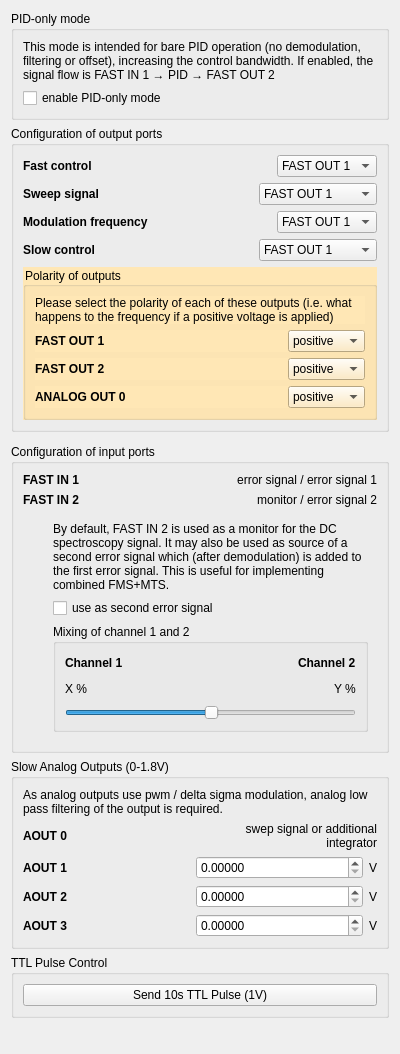
<?xml version="1.0" encoding="UTF-8"?>
<ui version="4.0">
 <class>Form</class>
 <widget class="QWidget" name="Form">
  <property name="geometry">
   <rect>
    <x>0</x>
    <y>0</y>
    <width>400</width>
    <height>1054</height>
   </rect>
  </property>
  <property name="windowTitle">
   <string>Form</string>
  </property>
  <layout class="QVBoxLayout" name="verticalLayout">
   <item>
    <widget class="QGroupBox" name="groupBox_2">
     <property name="title">
      <string>PID-only mode</string>
     </property>
     <layout class="QVBoxLayout" name="verticalLayout_4">
      <item>
       <widget class="QLabel" name="label_2">
        <property name="text">
         <string>&lt;html&gt;&lt;head/&gt;&lt;body&gt;&lt;p&gt;This mode  is intended for bare PID operation (no demodulation, filtering or offset), increasing the control bandwidth. If enabled, the signal flow is FAST IN 1 → PID → FAST OUT 2&lt;/p&gt;&lt;/body&gt;&lt;/html&gt;</string>
        </property>
        <property name="wordWrap">
         <bool>true</bool>
        </property>
       </widget>
      </item>
      <item>
       <widget class="QCheckBox" name="pidOnlyModeCheckBox">
        <property name="text">
         <string>enable PID-only mode</string>
        </property>
       </widget>
      </item>
     </layout>
    </widget>
   </item>
   <item>
    <widget class="QGroupBox" name="output_ports_group">
     <property name="title">
      <string>Configuration of output ports</string>
     </property>
     <layout class="QVBoxLayout" name="verticalLayout_25">
      <item>
       <layout class="QHBoxLayout" name="horizontalLayout_25">
        <item>
         <widget class="QLabel" name="label_16">
          <property name="sizePolicy">
           <sizepolicy hsizetype="Preferred" vsizetype="Preferred">
            <horstretch>0</horstretch>
            <verstretch>0</verstretch>
           </sizepolicy>
          </property>
          <property name="font">
           <font>
            <weight>75</weight>
            <bold>true</bold>
           </font>
          </property>
          <property name="text">
           <string>Fast control</string>
          </property>
         </widget>
        </item>
        <item>
         <widget class="QComboBox" name="controlChannelComboBox">
          <property name="sizePolicy">
           <sizepolicy hsizetype="Fixed" vsizetype="Fixed">
            <horstretch>0</horstretch>
            <verstretch>0</verstretch>
           </sizepolicy>
          </property>
          <property name="minimumSize">
           <size>
            <width>100</width>
            <height>0</height>
           </size>
          </property>
          <item>
           <property name="text">
            <string>FAST OUT 1</string>
           </property>
          </item>
          <item>
           <property name="text">
            <string>FAST OUT 2</string>
           </property>
          </item>
         </widget>
        </item>
       </layout>
      </item>
      <item>
       <layout class="QHBoxLayout" name="horizontalLayout_26">
        <item>
         <widget class="QLabel" name="label_17">
          <property name="font">
           <font>
            <weight>75</weight>
            <bold>true</bold>
           </font>
          </property>
          <property name="text">
           <string>Sweep signal</string>
          </property>
         </widget>
        </item>
        <item>
         <widget class="QComboBox" name="sweepChannelComboBox">
          <property name="sizePolicy">
           <sizepolicy hsizetype="Fixed" vsizetype="Fixed">
            <horstretch>0</horstretch>
            <verstretch>0</verstretch>
           </sizepolicy>
          </property>
          <item>
           <property name="text">
            <string>FAST OUT 1</string>
           </property>
          </item>
          <item>
           <property name="text">
            <string>FAST OUT 2</string>
           </property>
          </item>
          <item>
           <property name="text">
            <string>ANALOG OUT 0</string>
           </property>
          </item>
         </widget>
        </item>
       </layout>
      </item>
      <item>
       <layout class="QHBoxLayout" name="horizontalLayout_24">
        <item>
         <widget class="QLabel" name="label_15">
          <property name="font">
           <font>
            <weight>75</weight>
            <bold>true</bold>
           </font>
          </property>
          <property name="text">
           <string>Modulation frequency</string>
          </property>
         </widget>
        </item>
        <item>
         <widget class="QComboBox" name="modulationChannelComboBox">
          <property name="sizePolicy">
           <sizepolicy hsizetype="Fixed" vsizetype="Fixed">
            <horstretch>0</horstretch>
            <verstretch>0</verstretch>
           </sizepolicy>
          </property>
          <property name="minimumSize">
           <size>
            <width>100</width>
            <height>0</height>
           </size>
          </property>
          <item>
           <property name="text">
            <string>FAST OUT 1</string>
           </property>
          </item>
          <item>
           <property name="text">
            <string>FAST OUT 2</string>
           </property>
          </item>
         </widget>
        </item>
       </layout>
      </item>
      <item>
       <layout class="QHBoxLayout" name="horizontalLayout_4">
        <item>
         <widget class="QLabel" name="label_3">
          <property name="font">
           <font>
            <weight>75</weight>
            <bold>true</bold>
           </font>
          </property>
          <property name="text">
           <string>Slow control</string>
          </property>
         </widget>
        </item>
        <item>
         <widget class="QComboBox" name="slowControlComboBox">
          <property name="sizePolicy">
           <sizepolicy hsizetype="Fixed" vsizetype="Fixed">
            <horstretch>0</horstretch>
            <verstretch>0</verstretch>
           </sizepolicy>
          </property>
          <item>
           <property name="text">
            <string>FAST OUT 1</string>
           </property>
          </item>
          <item>
           <property name="text">
            <string>FAST OUT 2</string>
           </property>
          </item>
          <item>
           <property name="text">
            <string>ANALOG OUT 0</string>
           </property>
          </item>
          <item>
           <property name="text">
            <string>disabled</string>
           </property>
          </item>
         </widget>
        </item>
       </layout>
      </item>
      <item>
       <widget class="QGroupBox" name="polaritySelectorGroupBox">
        <property name="styleSheet">
         <string notr="true">background: #ffe7b5</string>
        </property>
        <property name="title">
         <string>Polarity of outputs</string>
        </property>
        <layout class="QVBoxLayout" name="verticalLayout_9">
         <item>
          <widget class="QLabel" name="label_8">
           <property name="sizePolicy">
            <sizepolicy hsizetype="Preferred" vsizetype="Preferred">
             <horstretch>0</horstretch>
             <verstretch>0</verstretch>
            </sizepolicy>
           </property>
           <property name="minimumSize">
            <size>
             <width>0</width>
             <height>0</height>
            </size>
           </property>
           <property name="text">
            <string>Please select the polarity of each of these outputs (i.e. what happens to the frequency if a positive voltage is applied)</string>
           </property>
           <property name="wordWrap">
            <bool>true</bool>
           </property>
          </widget>
         </item>
         <item>
          <widget class="QWidget" name="polarityContainerFastOut1" native="true">
           <layout class="QHBoxLayout" name="horizontalLayout_10">
            <property name="spacing">
             <number>6</number>
            </property>
            <property name="leftMargin">
             <number>0</number>
            </property>
            <property name="topMargin">
             <number>0</number>
            </property>
            <property name="rightMargin">
             <number>0</number>
            </property>
            <property name="bottomMargin">
             <number>0</number>
            </property>
            <item>
             <widget class="QLabel" name="label_9">
              <property name="font">
               <font>
                <weight>75</weight>
                <bold>true</bold>
               </font>
              </property>
              <property name="text">
               <string>FAST OUT 1</string>
              </property>
             </widget>
            </item>
            <item>
             <widget class="QComboBox" name="polarityComboBoxFastOut1">
              <property name="sizePolicy">
               <sizepolicy hsizetype="Fixed" vsizetype="Fixed">
                <horstretch>0</horstretch>
                <verstretch>0</verstretch>
               </sizepolicy>
              </property>
              <item>
               <property name="text">
                <string>positive</string>
               </property>
              </item>
              <item>
               <property name="text">
                <string>negative</string>
               </property>
              </item>
             </widget>
            </item>
           </layout>
          </widget>
         </item>
         <item>
          <widget class="QWidget" name="polarityContainerFastOut2" native="true">
           <layout class="QHBoxLayout" name="horizontalLayout_12">
            <property name="leftMargin">
             <number>0</number>
            </property>
            <property name="topMargin">
             <number>0</number>
            </property>
            <property name="rightMargin">
             <number>0</number>
            </property>
            <property name="bottomMargin">
             <number>0</number>
            </property>
            <item>
             <widget class="QLabel" name="label_11">
              <property name="font">
               <font>
                <weight>75</weight>
                <bold>true</bold>
               </font>
              </property>
              <property name="text">
               <string>FAST OUT 2</string>
              </property>
             </widget>
            </item>
            <item>
             <widget class="QComboBox" name="polarityComboBoxFastOut2">
              <property name="sizePolicy">
               <sizepolicy hsizetype="Fixed" vsizetype="Fixed">
                <horstretch>0</horstretch>
                <verstretch>0</verstretch>
               </sizepolicy>
              </property>
              <item>
               <property name="text">
                <string>positive</string>
               </property>
              </item>
              <item>
               <property name="text">
                <string>negative</string>
               </property>
              </item>
             </widget>
            </item>
           </layout>
          </widget>
         </item>
         <item>
          <widget class="QWidget" name="polarityContainerAnalogOut0" native="true">
           <layout class="QHBoxLayout" name="horizontalLayout_11">
            <property name="leftMargin">
             <number>0</number>
            </property>
            <property name="topMargin">
             <number>0</number>
            </property>
            <property name="rightMargin">
             <number>0</number>
            </property>
            <property name="bottomMargin">
             <number>0</number>
            </property>
            <item>
             <widget class="QLabel" name="label_4">
              <property name="font">
               <font>
                <weight>75</weight>
                <bold>true</bold>
               </font>
              </property>
              <property name="text">
               <string>ANALOG OUT 0</string>
              </property>
             </widget>
            </item>
            <item>
             <widget class="QComboBox" name="polarityComboBoxAnalogOut0">
              <property name="sizePolicy">
               <sizepolicy hsizetype="Fixed" vsizetype="Fixed">
                <horstretch>0</horstretch>
                <verstretch>0</verstretch>
               </sizepolicy>
              </property>
              <item>
               <property name="text">
                <string>positive</string>
               </property>
              </item>
              <item>
               <property name="text">
                <string>negative</string>
               </property>
              </item>
             </widget>
            </item>
           </layout>
          </widget>
         </item>
        </layout>
       </widget>
      </item>
     </layout>
    </widget>
   </item>
   <item>
    <widget class="QWidget" name="widget_5" native="true">
     <layout class="QVBoxLayout" name="verticalLayout_8">
      <property name="leftMargin">
       <number>30</number>
      </property>
      <property name="topMargin">
       <number>0</number>
      </property>
      <property name="rightMargin">
       <number>0</number>
      </property>
      <property name="bottomMargin">
       <number>0</number>
      </property>
     </layout>
    </widget>
   </item>
   <item>
    <widget class="QGroupBox" name="input_ports_group">
     <property name="title">
      <string>Configuration of input ports</string>
     </property>
     <layout class="QVBoxLayout" name="verticalLayout_13">
      <item>
       <layout class="QHBoxLayout" name="horizontalLayout_6">
        <item>
         <widget class="QLabel" name="label_21">
          <property name="text">
           <string>&lt;html&gt;&lt;head/&gt;&lt;body&gt;&lt;p&gt;&lt;span style=&quot; font-weight:600;&quot;&gt;FAST IN 1&lt;/span&gt;&lt;/p&gt;&lt;/body&gt;&lt;/html&gt;</string>
          </property>
          <property name="textFormat">
           <enum>Qt::AutoText</enum>
          </property>
         </widget>
        </item>
        <item>
         <widget class="QLabel" name="fast_in_1_status">
          <property name="text">
           <string>error signal / error signal 1</string>
          </property>
          <property name="alignment">
           <set>Qt::AlignRight|Qt::AlignTrailing|Qt::AlignVCenter</set>
          </property>
         </widget>
        </item>
       </layout>
      </item>
      <item>
       <layout class="QHBoxLayout" name="horizontalLayout_8">
        <item>
         <widget class="QLabel" name="label_23">
          <property name="text">
           <string>&lt;html&gt;&lt;head/&gt;&lt;body&gt;&lt;p&gt;&lt;span style=&quot; font-weight:600;&quot;&gt;FAST IN 2&lt;/span&gt;&lt;/p&gt;&lt;/body&gt;&lt;/html&gt;</string>
          </property>
         </widget>
        </item>
        <item>
         <widget class="QLabel" name="fast_in_2_status">
          <property name="text">
           <string>monitor / error signal 2</string>
          </property>
          <property name="alignment">
           <set>Qt::AlignRight|Qt::AlignTrailing|Qt::AlignVCenter</set>
          </property>
         </widget>
        </item>
       </layout>
      </item>
      <item>
       <widget class="QWidget" name="widget" native="true">
        <layout class="QVBoxLayout" name="verticalLayout_3">
         <property name="leftMargin">
          <number>30</number>
         </property>
         <item>
          <widget class="QLabel" name="label_25">
           <property name="text">
            <string>By default, FAST IN 2 is used as a monitor for the DC spectroscopy signal. It may also be used as source of a second error signal which (after demodulation) is added to the first error signal. This is useful for implementing combined FMS+MTS.</string>
           </property>
           <property name="wordWrap">
            <bool>true</bool>
           </property>
          </widget>
         </item>
         <item>
          <widget class="QCheckBox" name="dualChannelCheckBox">
           <property name="text">
            <string>use as second error signal</string>
           </property>
          </widget>
         </item>
         <item>
          <widget class="QGroupBox" name="dualChannelMixingGroupBox">
           <property name="title">
            <string>Mixing of channel 1 and 2</string>
           </property>
           <layout class="QVBoxLayout" name="verticalLayout_6">
            <item>
             <layout class="QHBoxLayout" name="horizontalLayout_7">
              <item>
               <widget class="QLabel" name="label_7">
                <property name="text">
                 <string>&lt;html&gt;&lt;head/&gt;&lt;body&gt;&lt;p&gt;&lt;span style=&quot; font-weight:600;&quot;&gt;Channel 1&lt;/span&gt;&lt;/p&gt;&lt;/body&gt;&lt;/html&gt;</string>
                </property>
                <property name="wordWrap">
                 <bool>true</bool>
                </property>
               </widget>
              </item>
              <item>
               <spacer name="horizontalSpacer_2">
                <property name="orientation">
                 <enum>Qt::Horizontal</enum>
                </property>
                <property name="sizeHint" stdset="0">
                 <size>
                  <width>40</width>
                  <height>20</height>
                 </size>
                </property>
               </spacer>
              </item>
              <item>
               <widget class="QLabel" name="label_6">
                <property name="text">
                 <string>&lt;html&gt;&lt;head/&gt;&lt;body&gt;&lt;p&gt;&lt;span style=&quot; font-weight:600;&quot;&gt;Channel 2&lt;/span&gt;&lt;/p&gt;&lt;/body&gt;&lt;/html&gt;</string>
                </property>
                <property name="wordWrap">
                 <bool>true</bool>
                </property>
               </widget>
              </item>
             </layout>
            </item>
            <item>
             <layout class="QHBoxLayout" name="horizontalLayout_9">
              <item>
               <widget class="QLabel" name="chain_a_factor">
                <property name="text">
                 <string>X %</string>
                </property>
                <property name="wordWrap">
                 <bool>true</bool>
                </property>
               </widget>
              </item>
              <item>
               <spacer name="horizontalSpacer_3">
                <property name="orientation">
                 <enum>Qt::Horizontal</enum>
                </property>
                <property name="sizeHint" stdset="0">
                 <size>
                  <width>40</width>
                  <height>20</height>
                 </size>
                </property>
               </spacer>
              </item>
              <item>
               <widget class="QLabel" name="chain_b_factor">
                <property name="text">
                 <string>Y %</string>
                </property>
                <property name="wordWrap">
                 <bool>true</bool>
                </property>
               </widget>
              </item>
             </layout>
            </item>
            <item>
             <widget class="QSlider" name="channelMixingSlider">
              <property name="maximum">
               <number>255</number>
              </property>
              <property name="value">
               <number>128</number>
              </property>
              <property name="orientation">
               <enum>Qt::Horizontal</enum>
              </property>
             </widget>
            </item>
           </layout>
          </widget>
         </item>
        </layout>
       </widget>
      </item>
     </layout>
    </widget>
   </item>
   <item>
    <widget class="QGroupBox" name="groupBox">
     <property name="title">
      <string>Slow Analog Outputs (0-1.8V)</string>
     </property>
     <layout class="QVBoxLayout" name="verticalLayout_2">
      <item>
       <widget class="QLabel" name="label_20">
        <property name="text">
         <string>As analog outputs use pwm / delta sigma modulation, analog low pass filtering of the output is required.</string>
        </property>
        <property name="wordWrap">
         <bool>true</bool>
        </property>
       </widget>
      </item>
      <item>
       <layout class="QHBoxLayout" name="horizontalLayout_5">
        <item>
         <widget class="QLabel" name="label_18">
          <property name="font">
           <font>
            <weight>75</weight>
            <bold>true</bold>
           </font>
          </property>
          <property name="text">
           <string>AOUT 0</string>
          </property>
         </widget>
        </item>
        <item>
         <widget class="QLabel" name="label_19">
          <property name="sizePolicy">
           <sizepolicy hsizetype="Fixed" vsizetype="Preferred">
            <horstretch>0</horstretch>
            <verstretch>0</verstretch>
           </sizepolicy>
          </property>
          <property name="text">
           <string>swep signal or additional integrator</string>
          </property>
          <property name="alignment">
           <set>Qt::AlignRight|Qt::AlignTrailing|Qt::AlignVCenter</set>
          </property>
          <property name="wordWrap">
           <bool>true</bool>
          </property>
         </widget>
        </item>
       </layout>
      </item>
      <item>
       <layout class="QHBoxLayout" name="horizontalLayout_3">
        <item>
         <widget class="QLabel" name="label_13">
          <property name="font">
           <font>
            <weight>75</weight>
            <bold>true</bold>
           </font>
          </property>
          <property name="text">
           <string>AOUT 1</string>
          </property>
         </widget>
        </item>
        <item>
         <widget class="CustomDoubleSpinBoxNoSign" name="analogOutComboBox1">
          <property name="keyboardTracking">
           <bool>false</bool>
          </property>
          <property name="decimals">
           <number>5</number>
          </property>
          <property name="maximum">
           <double>1.800000000000000</double>
          </property>
         </widget>
        </item>
        <item>
         <widget class="QLabel" name="label_14">
          <property name="sizePolicy">
           <sizepolicy hsizetype="Fixed" vsizetype="Preferred">
            <horstretch>0</horstretch>
            <verstretch>0</verstretch>
           </sizepolicy>
          </property>
          <property name="text">
           <string>V</string>
          </property>
         </widget>
        </item>
       </layout>
      </item>
      <item>
       <layout class="QHBoxLayout" name="horizontalLayout_2">
        <item>
         <widget class="QLabel" name="label_10">
          <property name="font">
           <font>
            <weight>75</weight>
            <bold>true</bold>
           </font>
          </property>
          <property name="text">
           <string>AOUT 2</string>
          </property>
         </widget>
        </item>
        <item>
         <widget class="CustomDoubleSpinBoxNoSign" name="analogOutComboBox2">
          <property name="keyboardTracking">
           <bool>false</bool>
          </property>
          <property name="decimals">
           <number>5</number>
          </property>
          <property name="maximum">
           <double>1.800000000000000</double>
          </property>
         </widget>
        </item>
        <item>
         <widget class="QLabel" name="label_12">
          <property name="sizePolicy">
           <sizepolicy hsizetype="Fixed" vsizetype="Preferred">
            <horstretch>0</horstretch>
            <verstretch>0</verstretch>
           </sizepolicy>
          </property>
          <property name="text">
           <string>V</string>
          </property>
         </widget>
        </item>
       </layout>
      </item>
      <item>
       <layout class="QHBoxLayout" name="horizontalLayout">
        <item>
         <widget class="QLabel" name="label_5">
          <property name="font">
           <font>
            <weight>75</weight>
            <bold>true</bold>
           </font>
          </property>
          <property name="text">
           <string>AOUT 3</string>
          </property>
         </widget>
        </item>
        <item>
         <widget class="CustomDoubleSpinBoxNoSign" name="analogOutComboBox3">
          <property name="keyboardTracking">
           <bool>false</bool>
          </property>
          <property name="decimals">
           <number>5</number>
          </property>
          <property name="maximum">
           <double>1.800000000000000</double>
          </property>
         </widget>
        </item>
        <item>
         <widget class="QLabel" name="label">
          <property name="sizePolicy">
           <sizepolicy hsizetype="Fixed" vsizetype="Preferred">
            <horstretch>0</horstretch>
            <verstretch>0</verstretch>
           </sizepolicy>
          </property>
          <property name="text">
           <string>V</string>
          </property>
         </widget>
        </item>
       </layout>
      </item>
     </layout>
    </widget>
   </item>
   <item>
    <widget class="QGroupBox" name="ttl_pulse_group">
     <property name="title">
       <string>TTL Pulse Control</string>
     </property>
     <layout class="QVBoxLayout" name="verticalLayout_ttl">
       <item>
         <widget class="QPushButton" name="ttlPulseButton">
           <property name="text">
             <string>Send 10s TTL Pulse (1V)</string>
           </property>
         </widget>
       </item>
     </layout>
    </widget>
   </item>
   <item>
    <spacer name="verticalSpacer_2">
     <property name="orientation">
      <enum>Qt::Vertical</enum>
     </property>
     <property name="sizeHint" stdset="0">
      <size>
       <width>20</width>
       <height>40</height>
      </size>
     </property>
    </spacer>
   </item>
  </layout>
 </widget>
 <customwidgets>
  <customwidget>
   <class>CustomDoubleSpinBoxNoSign</class>
   <extends>QDoubleSpinBox</extends>
   <header location="global">spin_box.h</header>
  </customwidget>
 </customwidgets>
 <resources/>
 <connections/>
</ui>
